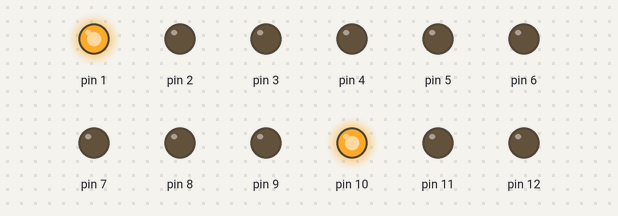
A sketch run on a simulated Arduino Uno, built with avr-gcc and run on an emulated ATmega328P. On the bench: output pins drawn as LEDs (lit = HIGH).

Above: at 0.02 s.
At 2.75 s:
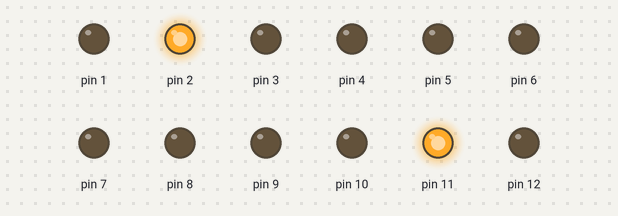
At 5.55 s:
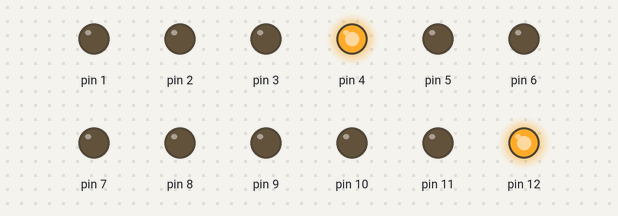
At 11.05 s:
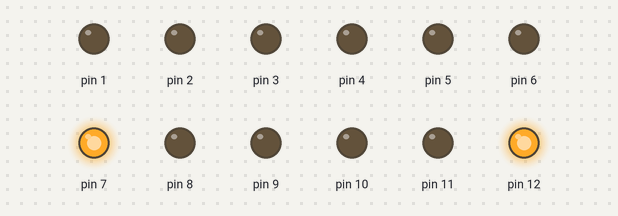
At 16.55 s:
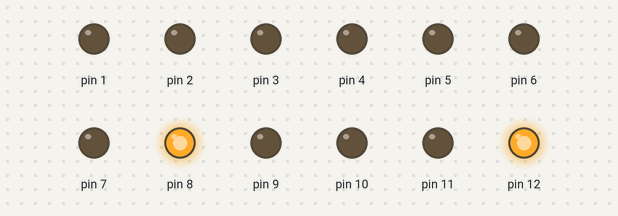
At 22.15 s:
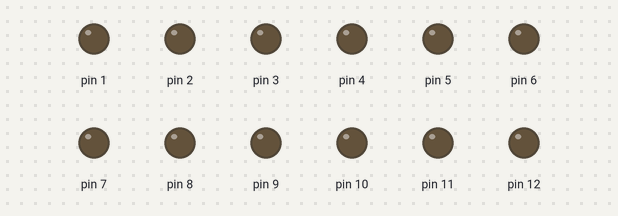
Timing chart, 0 to 22.4 s (numbered marks = the images above):
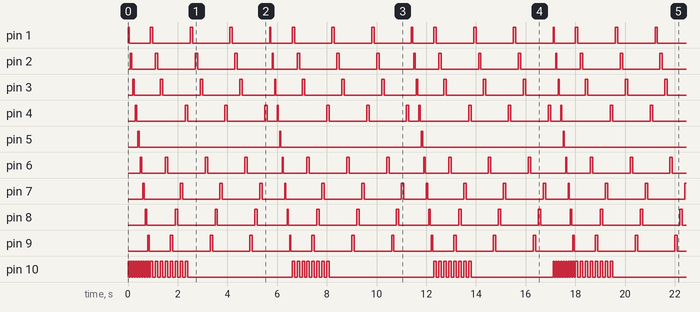

The sketch:

led_cube.ino
```cpp
void setup()

{ pinMode(1,OUTPUT);

pinMode(2,OUTPUT);

pinMode(3,OUTPUT);

pinMode(4,OUTPUT);

pinMode(5,OUTPUT);

pinMode(6,OUTPUT);

pinMode(7,OUTPUT);

pinMode(8,OUTPUT);

pinMode(9,OUTPUT);

pinMode(10,OUTPUT);

pinMode(11,OUTPUT);

pinMode(12,OUTPUT);

} void loop()

{

for (int kat = 10; kat <= 12; kat++)

{ for(int kolon=1; kolon<=9; kolon++)

{digitalWrite(kolon,HIGH);

digitalWrite(kat,HIGH);

delay(50);

digitalWrite(kolon,LOW);

digitalWrite(kat,LOW);

delay(50); }

for (int kat = 10; kat <= 12; kat++)

{ digitalWrite(1,HIGH);

digitalWrite(kat,HIGH);

delay(100);

digitalWrite(1,LOW);

digitalWrite(kat,LOW);

delay(100);

digitalWrite(2,HIGH);

digitalWrite(kat,HIGH);

delay(100);

digitalWrite(2,LOW);

digitalWrite(kat,LOW);

delay(100);

digitalWrite(3,HIGH);

digitalWrite(kat,HIGH);

delay(100);

digitalWrite(3,LOW);

digitalWrite(kat,LOW);

delay(100);

digitalWrite(6,HIGH);

digitalWrite(kat,HIGH);

delay(100);

digitalWrite(6,LOW);

digitalWrite(kat,LOW);

delay(100);

digitalWrite(9,HIGH);

digitalWrite(kat,HIGH);

delay(100);

digitalWrite(9,LOW);

digitalWrite(kat,LOW);

delay(100);

digitalWrite(8,HIGH);

digitalWrite(kat,HIGH);

delay(100);

digitalWrite(8,LOW);

digitalWrite(kat,LOW);

delay(100);

digitalWrite(7,HIGH);

digitalWrite(kat,HIGH);

delay(100);

digitalWrite(7,LOW);

digitalWrite(kat,LOW);

delay(100);

digitalWrite(4,HIGH);

digitalWrite(kat,HIGH);

delay(100);

digitalWrite(4,LOW);

digitalWrite(kat,LOW);

delay(100);}}}
```

Measured:
- by itself, pin 1, pin 9: repeats every 5.7 s: LOW 0.85 s, 3 × (HIGH 0.10 s, LOW 1.5 s), HIGH 0.05 s
- by itself, pin 2, pin 6: repeats every 5.7 s: LOW 0.95 s, 2 × (HIGH 0.10 s, LOW 1.5 s), HIGH 0.10 s, LOW 1.4 s, HIGH 0.05 s
- by itself, pin 3: repeats every 5.7 s: LOW 1.1 s, 2 × (HIGH 0.10 s, LOW 1.5 s), HIGH 0.10 s, LOW 1.3 s, HIGH 0.05 s
- by itself, pin 4: repeats every 5.7 s: LOW 2.0 s, 2 × (HIGH 0.10 s, LOW 1.5 s), HIGH 0.10 s, LOW 0.40 s, HIGH 0.05 s
- by itself, pin 5: alternates HIGH for 0.05 s and LOW for 5.7 s
- by itself, pin 7: repeats every 5.7 s: 3 × (LOW 1.5 s, HIGH 0.10 s), LOW 0.90 s, HIGH 0.05 s
- by itself, pin 8: repeats every 5.7 s: LOW 1.2 s, 2 × (HIGH 0.10 s, LOW 1.5 s), HIGH 0.10 s, LOW 1.2 s, HIGH 0.05 s
- by itself, pin 10–12: moves between LOW and HIGH, repeating every 17.1 s
